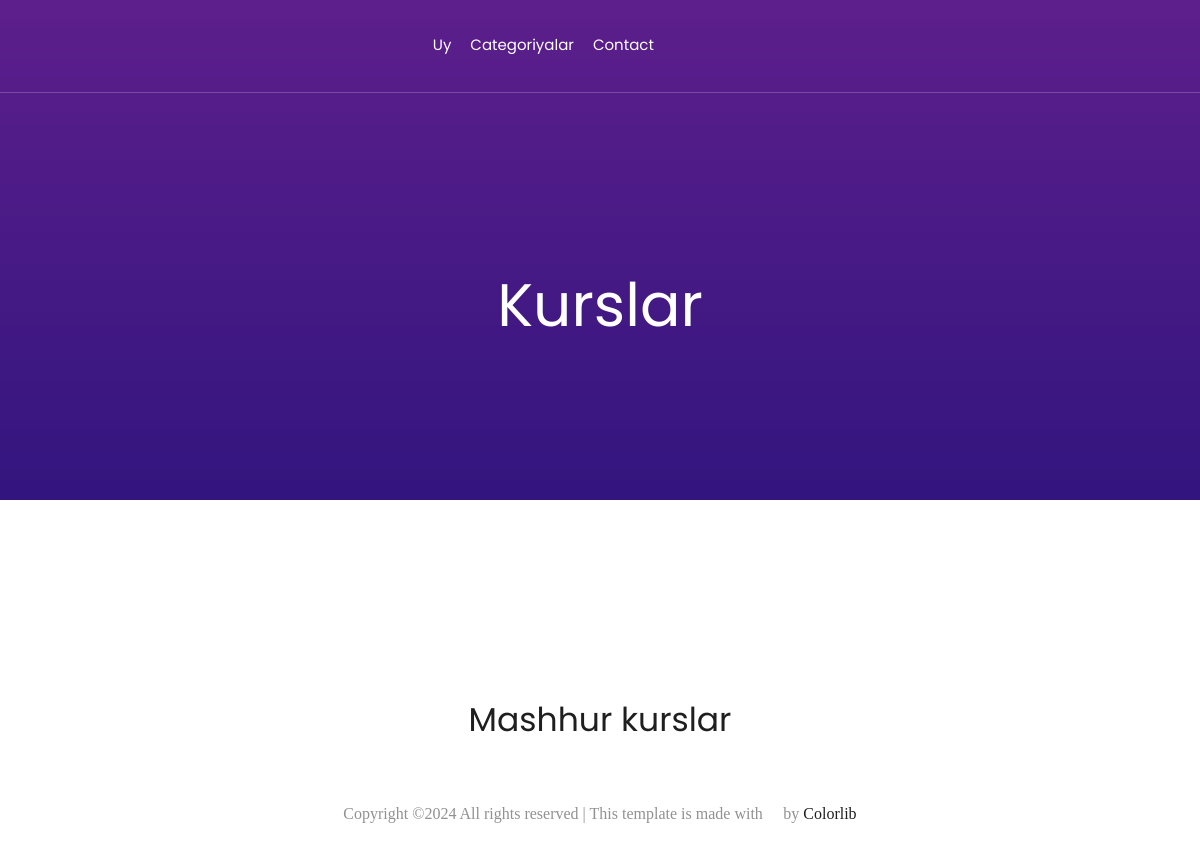
Before: /conf/courses.html with the older database file.
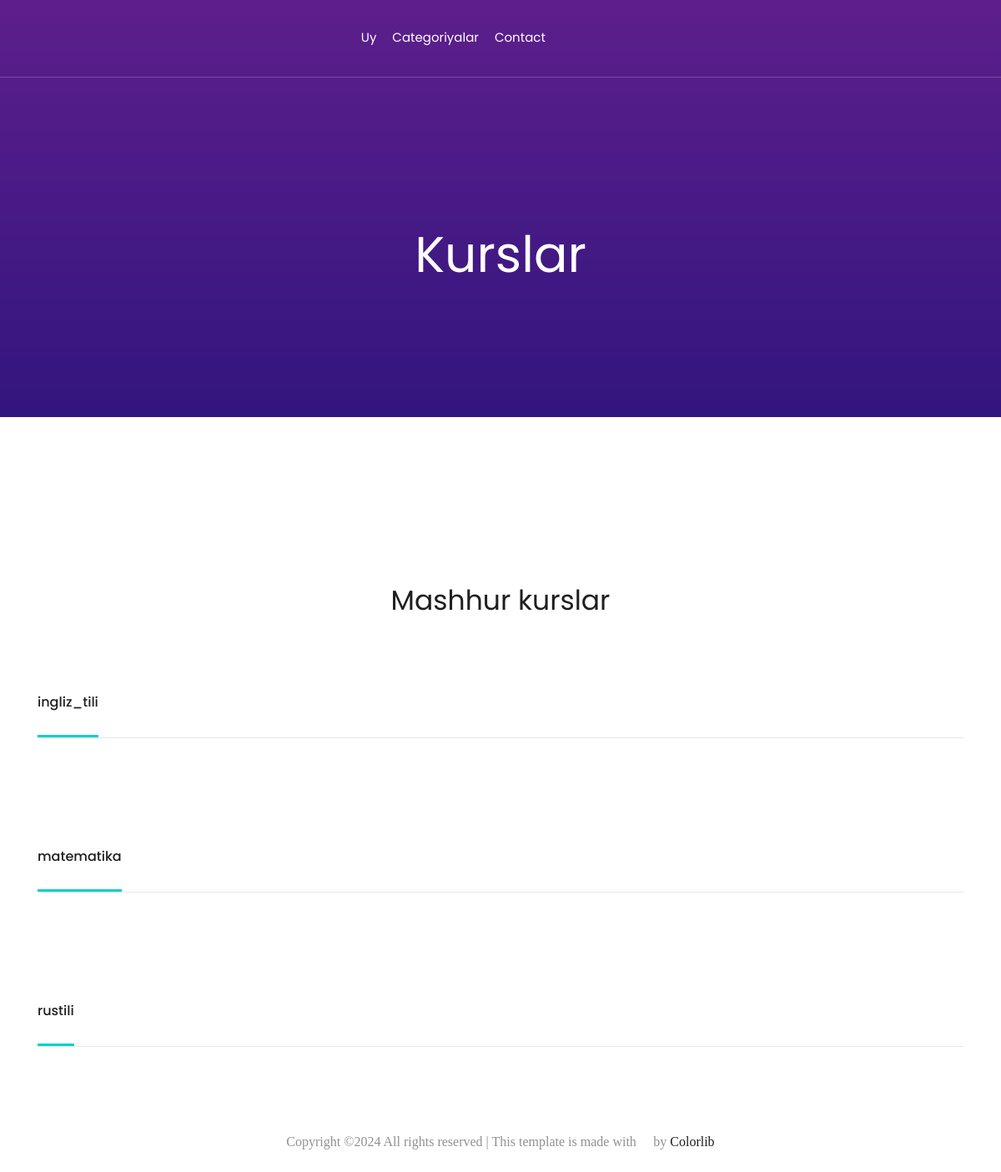
After: the same page with the newer database file.
### home/models.py (models this page shows, shortened)
class Category(models.Model):
    name = models.CharField(max_length=255, unique = True)

### home/views.py (the view)
# urls.py: path('conf/courses.html', views.courses, name='courses'),
def courses(request):
    category_id = request.GET.get('category_id')
    categorys = models.Category.objects.all().order_by('name')
    if category_id:
        category = models.Category.objects.get(id = category_id)
        courses = models.Item.objects.filter(category=category, is_active=True)
        satus = category
    else:
        satus = 0
        courses = models.Item.objects.filter(is_active = True)
    context = {
        'courses':courses,
        'categorys':categorys,
        'satus':satus
    }
    return render(request, 'conf/courses.html',context)

### templates/conf/courses.html (shortened to what this page needs)
{% load static %}
<!doctype html>
<html class="no-js" lang="zxx">
<head>
    <link rel="stylesheet" href="{% static 'css/bootstrap.min.css' %}">
    <link rel="stylesheet" href="{% static 'css/owl.carousel.min.css' %}">
    <link rel="stylesheet" href="{% static 'css/magnific-popup.css' %}">
    <link rel="stylesheet" href="{% static 'css/font-awesome.min.css' %}">
    <link rel="stylesheet" href="{% static 'css/themify-icons.css' %}">
    <link rel="stylesheet" href="{% static 'css/nice-select.css' %}">
    <link rel="stylesheet" href="{% static 'css/flaticon.css' %}">
    <link rel="stylesheet" href="{% static 'css/gijgo.css' %}">
    <link rel="stylesheet" href="{% static 'css/animate.css' %}">
    <link rel="stylesheet" href="{% static 'css/slicknav.css' %}">
    <link rel="stylesheet" href="{% static 'css/style.css' %}">
</head>
<body>
    <header>
        <div class="header-area ">
            <div id="sticky-header" class="main-header-area">
                <div class="container-fluid p-0">
                    <div class="row align-items-center no-gutters">
                        <div class="col-xl-2 col-lg-2">
                            <div class="logo-img">
                            </div>
                        </div>
                        <div class="col-xl-7 col-lg-7">
                            <div class="main-menu  d-none d-lg-block">
                                <nav>
                                    <ul id="navigation">
                                        <li><a  href="{% url 'index' %}">uy</a></li>
                                                <li><a href="{% url 'courses' %}">Categoriyalar</a></li>
                                        <li><a href="{% url 'dashb' %}">Contact</a></li>
                                    </ul>
                                </nav>
                            </div>
                        </div>
                        <div class="col-12">
                        </div>
                    </div>
                </div>
            </div>
        </div>
    </header>
        <div class="bradcam_area breadcam_bg overlay2">
            <h3>Kurslar</h3>
        </div>
    <div class="popular_courses plus_padding">
        <div class="container">
            <div class="row">
                <div class="col-xl-12">
                    <div class="section_title text-center mb-100">
                        <h3>Mashhur kurslar</h3>
                    </div>
                </div>
            </div>
            <div class="row">
                {% for category in categorys %}
                <div class="col-xl-12">
                    <div class="course_nav">
                        <nav>
                            <ul class="nav" id="myTab" role="tablist">
                                <li class="nav-item">
                                    <a class="nav-link active" id="home-tab" data-toggle="tab" href="#home" role="tab"
                                        aria-controls="home" aria-selected="true">{{category.name}}</a>
                                </li>
                            </ul>
                        </nav>
                    </div>
                </div>
                {% endfor %}
            </div>
        </div>
        <div class="all_courses">
            <div class="container">
                <div class="tab-content" id="myTabContent">
                    <div class="tab-pane fade show active" id="home" role="tabpanel" aria-labelledby="home-tab">
        <div class="copy-right_text">
            <div class="container">
                <div class="row">
                    <div class="col-xl-12">
                        <p class="copy_right text-center">
Copyright &copy;<script>document.write(new Date().getFullYear());</script> All rights reserved | This template is made with <i class="fa fa-heart-o" aria-hidden="true"></i> by <a href="https://colorlib.com" target="_blank">Colorlib</a>
                        </p>
                    </div>
                </div>
            </div>
        </div>
</body>
</html>

Changed rows visible on the page:
added Category: name "ingliz_tili"
added Category: name "matematika"
added Category: name "rustili"
